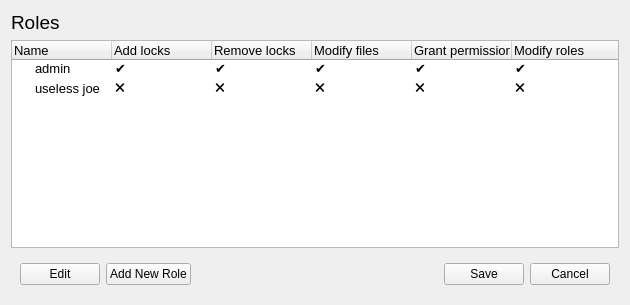
<?xml version="1.0" encoding="UTF-8"?>
<ui version="4.0">
 <class>Form</class>
 <widget class="QWidget" name="Form">
  <property name="geometry">
   <rect>
    <x>0</x>
    <y>0</y>
    <width>630</width>
    <height>305</height>
   </rect>
  </property>
  <property name="windowTitle">
   <string>Form</string>
  </property>
  <layout class="QVBoxLayout" name="verticalLayout">
   <item>
    <widget class="QLabel" name="label">
     <property name="font">
      <font>
       <pointsize>14</pointsize>
      </font>
     </property>
     <property name="text">
      <string>Roles</string>
     </property>
    </widget>
   </item>
   <item>
    <widget class="QTreeWidget" name="roleList">
     <property name="font">
      <font>
       <pointsize>10</pointsize>
      </font>
     </property>
     <property name="cursor" stdset="0">
      <cursorShape>ArrowCursor</cursorShape>
     </property>
     <property name="uniformRowHeights">
      <bool>false</bool>
     </property>
     <column>
      <property name="text">
       <string>Name</string>
      </property>
     </column>
     <column>
      <property name="text">
       <string>Add locks</string>
      </property>
     </column>
     <column>
      <property name="text">
       <string>Remove locks</string>
      </property>
     </column>
     <column>
      <property name="text">
       <string>Modify files</string>
      </property>
     </column>
     <column>
      <property name="text">
       <string>Grant permissions</string>
      </property>
     </column>
     <column>
      <property name="text">
       <string>Modify roles</string>
      </property>
     </column>
     <item>
      <property name="text">
       <string>admin</string>
      </property>
      <property name="text">
       <string>✔</string>
      </property>
      <property name="text">
       <string>✔</string>
      </property>
      <property name="text">
       <string>✔</string>
      </property>
      <property name="text">
       <string>✔</string>
      </property>
      <property name="text">
       <string>✔</string>
      </property>
     </item>
     <item>
      <property name="text">
       <string>useless joe</string>
      </property>
      <property name="text">
       <string>🗙</string>
      </property>
      <property name="text">
       <string>🗙</string>
      </property>
      <property name="text">
       <string>🗙</string>
      </property>
      <property name="text">
       <string>🗙</string>
      </property>
      <property name="text">
       <string>🗙</string>
      </property>
     </item>
    </widget>
   </item>
   <item>
    <widget class="QWidget" name="horizontalWidget" native="true">
     <property name="minimumSize">
      <size>
       <width>0</width>
       <height>10</height>
      </size>
     </property>
     <layout class="QHBoxLayout" name="horizontalLayout">
      <item>
       <widget class="QPushButton" name="editButton">
        <property name="enabled">
         <bool>true</bool>
        </property>
        <property name="text">
         <string>Edit</string>
        </property>
       </widget>
      </item>
      <item>
       <widget class="QPushButton" name="addNewButton">
        <property name="text">
         <string>Add New Role</string>
        </property>
       </widget>
      </item>
      <item>
       <spacer name="spacer">
        <property name="orientation">
         <enum>Qt::Horizontal</enum>
        </property>
        <property name="sizeHint" stdset="0">
         <size>
          <width>40</width>
          <height>20</height>
         </size>
        </property>
       </spacer>
      </item>
      <item>
       <widget class="QPushButton" name="saveButton">
        <property name="text">
         <string>Save</string>
        </property>
       </widget>
      </item>
      <item>
       <widget class="QPushButton" name="pushButton_2">
        <property name="text">
         <string>Cancel</string>
        </property>
       </widget>
      </item>
     </layout>
    </widget>
   </item>
  </layout>
 </widget>
 <resources/>
 <connections/>
</ui>
